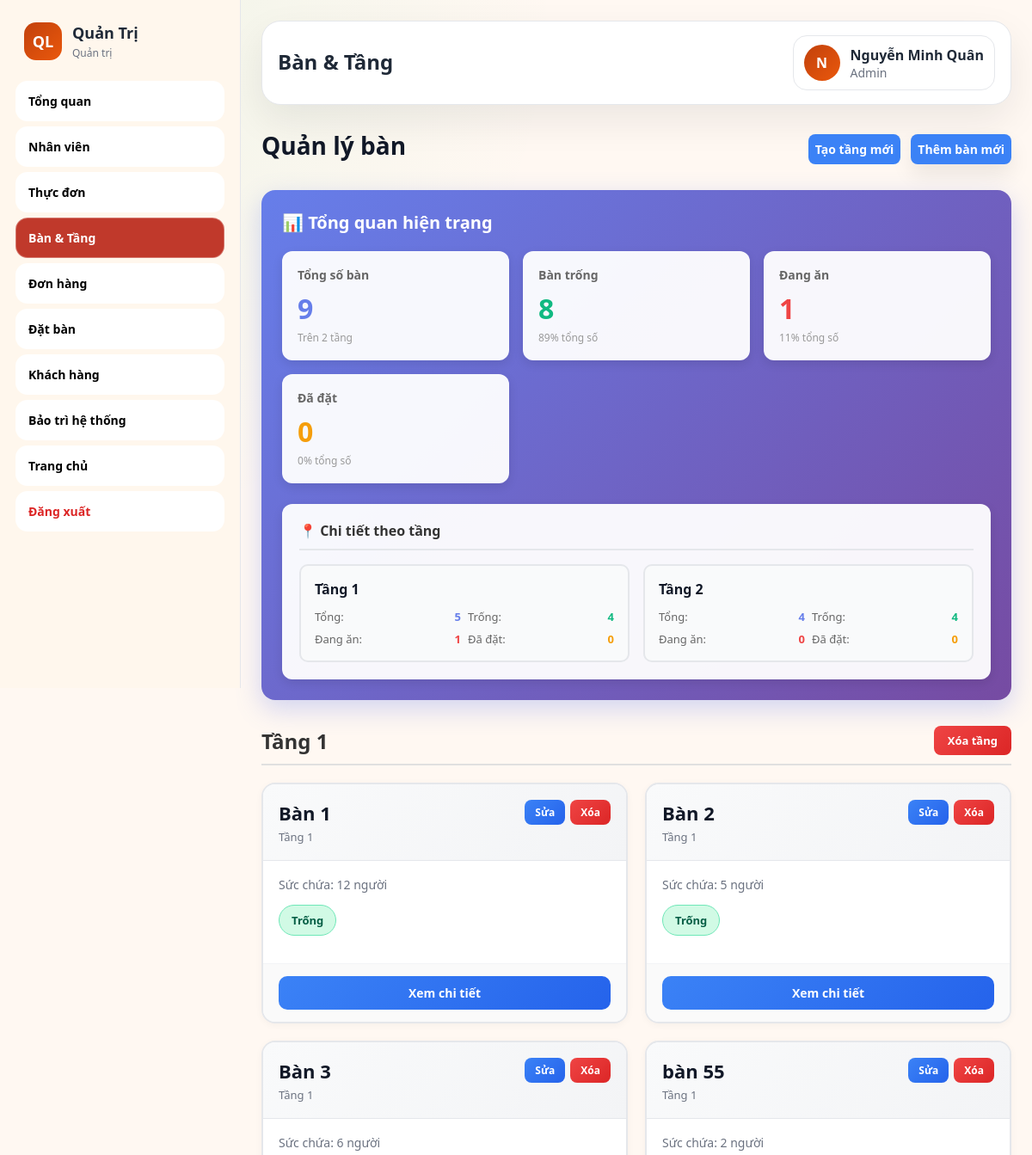
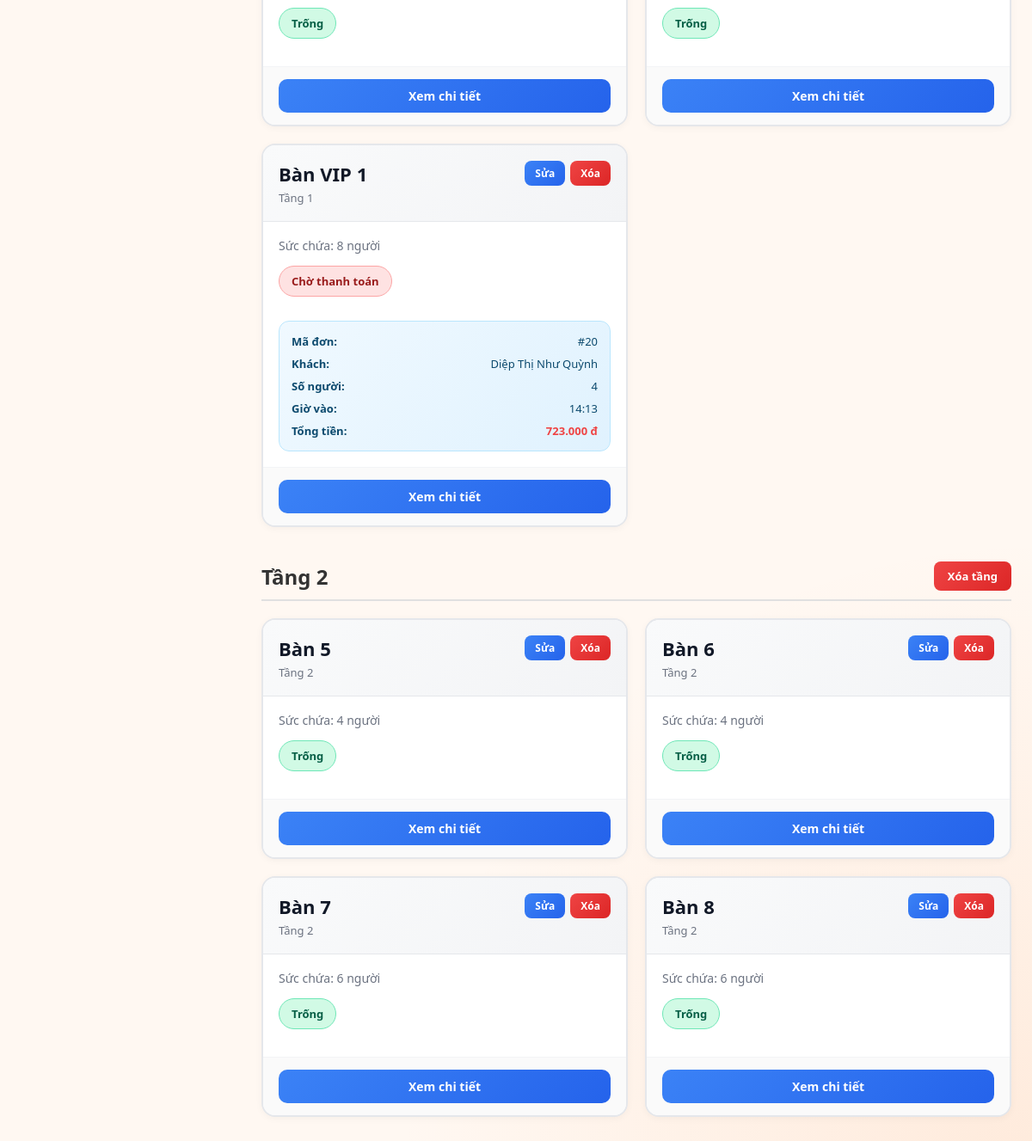
Page /admin.php?page=tables (signed in) on the committed database (2 pictures, top to bottom).
### tables this page shows
CREATE TABLE `tables` (
  `table_id` int(11) NOT NULL AUTO_INCREMENT,
  `floor_id` int(11) NOT NULL,
  `table_name` varchar(50) NOT NULL,
  `capacity` int(11) NOT NULL,
  `status` enum('trong','dang_su_dung','da_dat','bao_tri') NOT NULL DEFAULT 'trong',
  PRIMARY KEY (`table_id`),
  UNIQUE KEY `uq_tables_floor_table_name` (`floor_id`,`table_name`),
  KEY `idx_tables_floor_id` (`floor_id`)
);

CREATE TABLE `floors` (
  `floor_id` int(11) NOT NULL AUTO_INCREMENT,
  `floor_name` varchar(50) NOT NULL,
  `description` varchar(255) DEFAULT NULL,
  `max_tables` int(11) DEFAULT NULL COMMENT 'Số bàn tối đa cho phép trong khu vực',
  PRIMARY KEY (`floor_id`),
  UNIQUE KEY `uq_floors_floor_name` (`floor_name`)
);

CREATE TABLE `orders` (
  `order_id` int(11) NOT NULL AUTO_INCREMENT,
  `table_id` int(11) NOT NULL,
  `customer_id` int(11) DEFAULT NULL,
  `reservation_id` int(11) DEFAULT NULL,
  `waiter_id` int(11) DEFAULT NULL,
  `order_time` datetime NOT NULL DEFAULT current_timestamp(),
  `status` enum('da_dat_coc','moi','dang_xu_ly','dang_che_bien','dang_phuc_vu','hoan_thanh','da_thanh_toan','da_huy') NOT NULL DEFAULT 'moi',
  `total_amount` decimal(12,2) NOT NULL DEFAULT 0.00,
  `paid_amount` decimal(12,2) NOT NULL DEFAULT 0.00,
  `start_time` datetime DEFAULT NULL,
  `end_time` datetime DEFAULT NULL,
  `guest_count` int(11) DEFAULT 1,
  `number_of_people` int(11) DEFAULT 0,
  PRIMARY KEY (`order_id`),
  KEY `idx_orders_table_id` (`table_id`),
  KEY `idx_orders_customer_id` (`customer_id`),
  KEY `idx_orders_reservation_id` (`reservation_id`),
  KEY `idx_orders_waiter_id` (`waiter_id`),
  KEY `idx_orders_order_time` (`order_time`),
  KEY `idx_orders_table_status` (`table_id`,`status`),
  KEY `idx_orders_time_status` (`order_time`,`status`)
);

### admin/tables.php (the view, shortened to what the rows shown need)
<?php
require_once __DIR__ . '/../config/database.php';
require_once __DIR__ . '/../includes/functions.php';
$tables_result = $conn->query("
    SELECT t.table_id, t.table_name, t.capacity, t.status, f.floor_name,
           o.order_id, o.order_time, o.guest_count, o.total_amount, o.status AS order_status,
           CASE
               WHEN c.customer_id IS NOT NULL THEN c.customer_name
               WHEN u.user_id IS NOT NULL THEN u.full_name
               ELSE 'Khách vãng lai'
           END as customer_name,
           (SELECT COUNT(*) FROM reservations r
            LEFT JOIN reservation_payments rp ON rp.reservation_id = r.reservation_id
            WHERE r.table_id = t.table_id
              AND r.status IN ('da_xac_nhan','cho_xac_nhan')
              AND DATE(r.reservation_time) = CURDATE()
              AND rp.reservation_payment_id IS NULL
           ) as walkin_count,
           (SELECT COUNT(*) FROM reservations r
            LEFT JOIN reservation_payments rp ON rp.reservation_id = r.reservation_id
            WHERE r.table_id = t.table_id
              AND r.status IN ('da_xac_nhan','cho_xac_nhan')
              AND DATE(r.reservation_time) = CURDATE()
              AND rp.reservation_payment_id IS NOT NULL
           ) as online_count
    FROM tables t
    LEFT JOIN floors f ON f.floor_id = t.floor_id
    LEFT JOIN orders o ON o.order_id = (
        SELECT order_id FROM orders
        WHERE table_id = t.table_id
          AND status IN ('da_dat_coc','moi','dang_xu_ly','dang_che_bien','dang_phuc_vu','hoan_thanh')
          AND (DATE(order_time) = CURDATE() OR status IN ('dang_phuc_vu','dang_che_bien','dang_xu_ly','moi'))
        ORDER BY
          CASE WHEN status IN ('moi','dang_xu_ly','dang_che_bien','dang_phuc_vu') THEN 0
               WHEN status = 'hoan_thanh' THEN 1
               ELSE 2 END,
          order_id DESC
        LIMIT 1
    )
    LEFT JOIN customers c ON c.customer_id = o.customer_id
    LEFT JOIN users u ON u.user_id = o.customer_id AND c.customer_id IS NULL
    ORDER BY f.floor_name, t.table_name
");
$tables = $tables_result->fetch_all(MYSQLI_ASSOC);
$floors = $conn->query("SELECT floor_id, floor_name FROM floors ORDER BY floor_name")->fetch_all(MYSQLI_ASSOC);
$floorStats = [];
foreach ($floors as $floor) {
    $floorId = $floor['floor_id'];
    $floorName = $floor['floor_name'];
    $totalInFloor = $conn->query("SELECT COUNT(*) AS cnt FROM tables WHERE floor_id = $floorId")->fetch_assoc()['cnt'];
    $availInFloor = $conn->query("
        SELECT COUNT(DISTINCT t.table_id) AS cnt
        FROM tables t
        LEFT JOIN orders o ON o.table_id = t.table_id AND o.status IN ('moi','dang_xu_ly','dang_che_bien','dang_phuc_vu','hoan_thanh')
        LEFT JOIN reservations r ON r.table_id = t.table_id AND r.status IN ('da_xac_nhan','cho_xac_nhan') AND DATE(r.reservation_time) = CURDATE()
        WHERE t.floor_id = $floorId AND o.order_id IS NULL AND r.reservation_id IS NULL AND t.status != 'bao_tri'
    ")->fetch_assoc()['cnt'];
    $occupiedInFloor = $conn->query("
        SELECT COUNT(DISTINCT t.table_id) AS cnt
        FROM tables t
        INNER JOIN orders o ON o.table_id = t.table_id AND o.status IN ('moi','dang_xu_ly','dang_che_bien','dang_phuc_vu','hoan_thanh')
        WHERE t.floor_id = $floorId
    ")->fetch_assoc()['cnt'];
    $reservedInFloor = $conn->query("
        SELECT COUNT(DISTINCT t.table_id) AS cnt
        FROM tables t
        INNER JOIN reservations r ON r.table_id = t.table_id AND r.status IN ('da_xac_nhan','cho_xac_nhan') AND DATE(r.reservation_time) = CURDATE()
        LEFT JOIN orders o ON o.table_id = t.table_id AND o.status IN ('moi','dang_xu_ly','dang_che_bien','dang_phuc_vu','hoan_thanh')
        WHERE t.floor_id = $floorId AND o.order_id IS NULL
    ")->fetch_assoc()['cnt'];
    $floorStats[$floorName] = [
        'total' => $totalInFloor,
        'available' => $availInFloor,
        'occupied' => $occupiedInFloor,
        'reserved' => $reservedInFloor,
        'maintenance' => 0
    ];
}
?>
<div style="display:flex; justify-content:space-between; align-items:center; margin-bottom:30px;">
    <h2 style="margin:0; font-size:28px; font-weight:700; color:#111827;">Quản lý bàn</h2>
</div>
<div style="background:linear-gradient(135deg, #667eea 0%, #764ba2 100%); border-radius:16px; padding:24px; margin-bottom:30px; box-shadow:0 10px 30px rgba(102,126,234,0.3);">
    <div style="background:rgba(255,255,255,0.95); border-radius:12px; padding:20px; box-shadow:0 4px 12px rgba(0,0,0,0.1);">
        <div style="display:grid; grid-template-columns:repeat(auto-fit, minmax(250px, 1fr)); gap:16px;">
            <?php foreach ($floorStats as $floorName => $stats): ?>
            <div style="background:#f9fafb; border:2px solid #e5e7eb; border-radius:10px; padding:16px;">
                <div style="font-size:16px; font-weight:700; color:#111827; margin-bottom:12px;"><?= e($floorName) ?></div>
                <div style="display:grid; grid-template-columns:1fr 1fr; gap:8px; font-size:13px;">
                    <div style="display:flex; justify-content:space-between;">
                        <span style="color:#666;">Tổng:</span>
                        <strong style="color:#667eea;"><?= $stats['total'] ?></strong>
                    </div>
                    <div style="display:flex; justify-content:space-between;">
                        <span style="color:#666;">Trống:</span>
                        <strong style="color:#10b981;"><?= $stats['available'] ?></strong>
                    </div>
                    <div style="display:flex; justify-content:space-between;">
                        <span style="color:#666;">Đang ăn:</span>
                        <strong style="color:#ef4444;"><?= $stats['occupied'] ?></strong>
                    </div>
                    <div style="display:flex; justify-content:space-between;">
                        <span style="color:#666;">Đã đặt:</span>
                        <strong style="color:#f59e0b;"><?= $stats['reserved'] ?></strong>
                    </div>
                </div>
            </div>
            <?php endforeach; ?>
        </div>
    </div>
</div>
<?php
$tablesByFloor = [];
foreach ($tables as $table) {
    $fn = $table['floor_name'] ?? 'Không rõ';
    $tablesByFloor[$fn][] = $table;
}
$floorIdMap = [];
foreach ($floors as $floor) {
    $floorIdMap[$floor['floor_name']] = $floor['floor_id'];
}
foreach ($floors as $floor) {
    $floorName = $floor['floor_name'];
}
$statusLabels = ['trong'=>'Trống','dang_su_dung'=>'Đang ăn','da_dat'=>'Đã đặt','bao_tri'=>'Bảo trì'];
foreach ($tablesByFloor as $floorName => $floorTables):
    $floorId = $floorIdMap[$floorName] ?? 0;
?>
<div style="margin-bottom:40px;">
    <div style="display:flex; justify-content:space-between; align-items:center; margin-bottom:20px; padding-bottom:10px; border-bottom:2px solid #e0e0e0;">
        <h3 style="font-size:24px; font-weight:700; margin:0; color:#333;"><?= e($floorName) ?></h3>
        <button onclick="deleteFloor('<?= e($floorName) ?>', <?= $floorId ?>)" style="padding:8px 16px; background:linear-gradient(135deg,#ef4444,#dc2626); color:white; border:none; border-radius:8px; font-size:13px; font-weight:600; cursor:pointer; transition:all 0.2s ease;">
            Xóa tầng
        </button>
    </div>
    <?php if (empty($floorTables)): ?>
        <div style="background:white; border-radius:16px; padding:40px; text-align:center; box-shadow:0 2px 8px rgba(0,0,0,0.04); border:2px dashed #e5e7eb;">
            <div style="font-size:48px; margin-bottom:16px;">🪑</div>
            <h4 style="font-size:18px; font-weight:600; color:#6b7280; margin-bottom:12px;">Tầng này chưa có bàn</h4>
            <p style="font-size:14px; color:#9ca3af; margin-bottom:0;">Hãy thêm bàn mới cho tầng này</p>
        </div>
    <?php else: ?>
        <div style="display:grid; grid-template-columns:repeat(auto-fill, minmax(280px, 1fr)); gap:20px;">
        <?php foreach ($floorTables as $table):
            $walkinCount = (int)($table['walkin_count'] ?? 0);
            $onlineCount = (int)($table['online_count'] ?? 0);
            $reservationTotal = $walkinCount + $onlineCount;
            $actualStatus = $table['status'];
            $statusDisplay = $statusLabels[$table['status']] ?? $table['status'];
            if ($table['status'] === 'bao_tri') {
                $actualStatus = 'bao_tri';
                $statusDisplay = 'Bảo trì';
            } elseif ($table['order_id'] && !in_array($table['order_status'], ['da_dat_coc', 'da_coc'])) {
                $actualStatus = 'dang_su_dung';
                $statusDisplay = $table['order_status'] === 'hoan_thanh' ? 'Chờ thanh toán' : 'Đang ăn';
            } elseif ($table['order_id'] && in_array($table['order_status'], ['da_dat_coc', 'da_coc'])) {
                $actualStatus = 'da_dat';
                $statusDisplay = 'Đã đặt';
            } elseif ($reservationTotal > 0) {
                $actualStatus = 'da_dat';
                $statusDisplay = 'Đã đặt';
            } else {
                $actualStatus = 'trong';
                $statusDisplay = 'Trống';
            }
            $statusStyle = match($actualStatus) {
                'trong'        => 'background:#d1fae5; color:#065f46; border:1px solid #6ee7b7;',
                'dang_su_dung' => 'background:#fee2e2; color:#991b1b; border:1px solid #fca5a5;',
                'da_dat'       => 'background:#fef3c7; color:#92400e; border:1px solid #fcd34d;',
                'bao_tri'      => 'background:#e5e7eb; color:#1f2937; border:1px solid #9ca3af;',
                default       => 'background:#e5e7eb; color:#374151;'
            };
        ?>
        <div style="background:white; border:2px solid #e5e7eb; border-radius:16px; overflow:hidden; transition:all 0.3s ease; box-shadow:0 2px 8px rgba(0,0,0,0.04);">
            <div style="display:flex; justify-content:space-between; align-items:start; padding:18px; background:linear-gradient(135deg,#f9fafb,#f3f4f6); border-bottom:1px solid #e5e7eb;">
                <div>
                    <div style="font-size:22px; font-weight:700; margin-bottom:4px; color:#111827;"><?= e($table['table_name']) ?></div>
                    <div style="font-size:13px; color:#6b7280; font-weight:500;"><?= e($table['floor_name']) ?></div>
                </div>
                <div style="display:flex; gap:6px;">
                    <button onclick="editTable(<?= $table['table_id'] ?>)" style="background:linear-gradient(135deg,#3b82f6,#2563eb); color:white; border:none; font-size:12px; font-weight:600; cursor:pointer; padding:6px 12px; border-radius:8px;">Sửa</button>
                    <button onclick="deleteTable(<?= $table['table_id'] ?>)" style="background:linear-gradient(135deg,#ef4444,#dc2626); color:white; border:none; font-size:12px; font-weight:600; cursor:pointer; padding:6px 12px; border-radius:8px;">Xóa</button>
                </div>
            </div>
            <div style="padding:18px;">
                <div style="margin-bottom:14px; font-size:14px; color:#6b7280; font-weight:500;">Sức chứa: <?= $table['capacity'] ?> người</div>
                <span style="font-size:13px; padding:8px 14px; border-radius:20px; display:inline-block; margin-bottom:14px; font-weight:600; <?= $statusStyle ?>">
                    <?= $statusDisplay ?>
                </span>
                <?php if ($actualStatus === 'dang_su_dung' && $table['order_id']): ?>
                <div style="background:linear-gradient(135deg,#f0f9ff,#e0f2fe); padding:14px; border-radius:12px; margin-top:14px; border:1px solid #bae6fd;">
                    <div style="font-size:13px; margin-bottom:8px; color:#0c4a6e; display:flex; justify-content:space-between;"><strong>Mã đơn:</strong> #<?= $table['order_id'] ?></div>
                    <div style="font-size:13px; margin-bottom:8px; color:#0c4a6e; display:flex; justify-content:space-between;"><strong>Khách:</strong> <?= e($table['customer_name'] ?? 'Khách vãng lai') ?></div>
                    <div style="font-size:13px; margin-bottom:8px; color:#0c4a6e; display:flex; justify-content:space-between;"><strong>Số người:</strong> <?= $table['guest_count'] ?? $table['capacity'] ?></div>
                    <div style="font-size:13px; margin-bottom:8px; color:#0c4a6e; display:flex; justify-content:space-between;"><strong>Giờ vào:</strong> <?= date('H:i', strtotime($table['order_time'])) ?></div>
                    <div style="font-size:13px; color:#0c4a6e; display:flex; justify-content:space-between;"><strong>Tổng tiền:</strong> <span style="color:#ef4444; font-weight:700;"><?= format_currency($table['total_amount'] ?? 0) ?></span></div>
                </div>
                <?php endif; ?>
            </div>
            <div style="padding:14px 18px; border-top:1px solid #f3f4f6; background:#fafafa;">
                <button onclick="viewTableDetail(<?= $table['table_id'] ?>)" style="width:100%; padding:10px; background:linear-gradient(135deg,#3b82f6,#2563eb); color:white; border:none; border-radius:10px; font-size:14px; font-weight:600; cursor:pointer;">Xem chi tiết</button>
            </div>
        </div>
        <?php endforeach; ?>
        </div>
    <?php endif; ?>
</div>
<?php endforeach; ?>

### rows in the picture
tables: floorName "Tầng 1", table_id "5", capacity "4", occupied "1", reserved "0", table_name "Bàn 5", floor.floor_name "Tầng 2", statusDisplay "Trống"
floors: floor_name "Tầng 2"
tables: table_name "Bàn 1", floor.floor_name "Tầng 1", capacity "12", statusDisplay "Trống", $table['table_id'] 1 (drawn)
tables: table_name "Bàn 2", floor.floor_name "Tầng 1", capacity "5", statusDisplay "Trống"
tables: table_name "Bàn 3", floor.floor_name "Tầng 1", capacity "6", statusDisplay "Trống"
tables: table_name "bàn 55", floor.floor_name "Tầng 1", capacity "2", statusDisplay "Trống"
tables: table_name "Bàn VIP 1", floor.floor_name "Tầng 1", capacity "8", orders.status "Chờ thanh toán", orders.order_id "20", customer_name "Diệp Thị Như Quỳnh", orders.guest_count "4", orders.order_time "14:13", orders.total_amount "723.000 đ"
tables: table_name "Bàn 6", floor.floor_name "Tầng 2", capacity "4", statusDisplay "Trống"
tables: table_name "Bàn 7", floor.floor_name "Tầng 2", capacity "6", statusDisplay "Trống"
tables: table_name "Bàn 8", floor.floor_name "Tầng 2", capacity "6", statusDisplay "Trống"

### other values in the picture
$_sidebarLabel "Quản trị"
$item['label'] "Tổng quan"
$item['label'] "Nhân viên"
$item['label'] "Thực đơn"
$item['label'] "Bàn & Tầng"
$item['label'] "Đơn hàng"
$item['label'] "Đặt bàn"
$item['label'] "Khách hàng"
$item['label'] "Bảo trì hệ thống"
$pageTitle "Bàn & Tầng"
$_layoutAvatar "N"
$_layoutFullName "Nguyễn Minh Quân"
$_layoutUser['role_name'] "Admin"
$totalTables "9"
$totalFloors "2"
